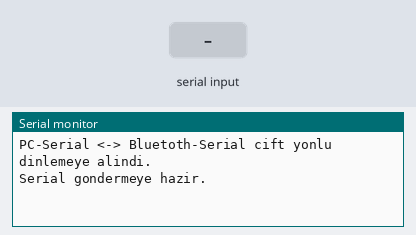
The sketch below on a simulated Arduino Uno, built with avr-gcc and run on an emulated ATmega328P. Shown: the last lines printed to the serial monitor. The inputs (shaded band) are chosen by the test bench.

Above: at 1.2 s.
1.3 s: "1" received over the second serial link
At 1.6 s:
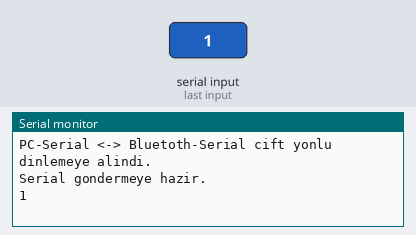
2.8 s: "0" received over the second serial link
At 4.0 s:
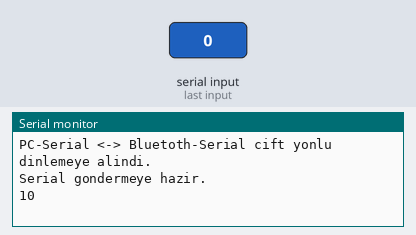

The sketch:

hc-05-monitor.ino
```cpp
#include <SoftwareSerial.h>
/*
 * Baglanti semasi:
 * Bluetooth  Arduino
 * ------------------
 * RX     =>  11 (Tx)
 * TX     =>  10 (Rx)
 */

SoftwareSerial BTSerial(10, 11); //Rx, Tx

void setup()
{
  Serial.begin(9600);
  BTSerial.begin(9600);

  Serial.println("PC-Serial <-> Bluetoth-Serial cift yonlu dinlemeye alindi.");
  Serial.println("\nSerial gondermeye hazir.\n");
}

void loop()
{
  if (BTSerial.available())
    Serial.write(BTSerial.read());

  if (Serial.available())
    BTSerial.write(Serial.read());
}
```

Measured:
- after the input at 1.3 s, the serial monitor: prints a new line at once (image 1)
- after the input at 2.8 s, the serial monitor: prints a new line at once (image 2)
